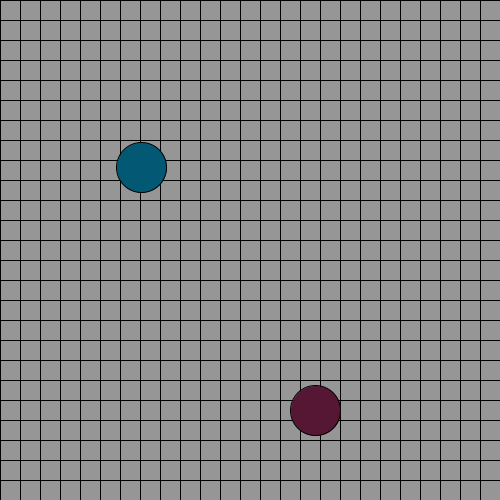
Frame 1 (no input)
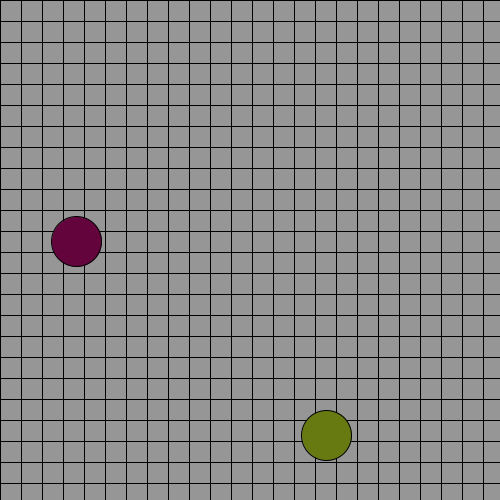
Frame 60 (the mouse pressed at the canvas centre just before this capture)
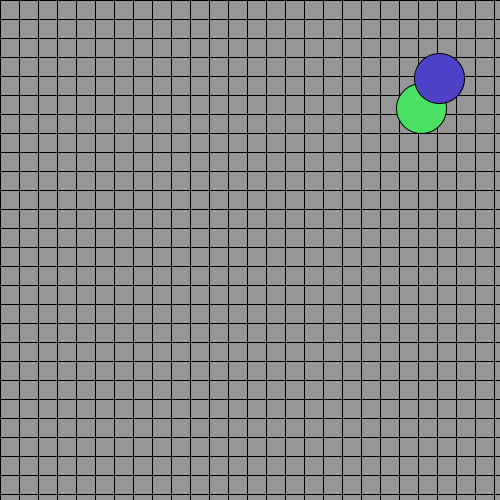
Frame 120 (the mouse held since frame 60 and released just before this capture)

The Processing sketch that drew these frames (run headless with seeded random() and noise(); from frame 60 on, the mouse is pressed at the canvas centre):

// Processing sketch: processing_41938
// ── processing_41938.pde

float x, xTwo, xVel, xVelTwo;
float y, yTwo, yVel, yVelTwo;
int q; //size of rectangle
int r,g,b; //colors for ball one
int rTwo,gTwo,bTwo; //colors for ball two

void setup()
{
  smooth();
  size(500,500);
  q = 20;
  
  x = random(25,475);
  xTwo = random(25,475);
  xVel = random(1,10);
  xVelTwo = random(1,10);
  
  y = random(25, 475);
  yTwo = random(25, 475);
  yVel = random(1,10);
  yVelTwo = random(1,10);


  r = int(random(0,255));  
  g = int(random(0,255));
  b = int(random(0,255));
  rTwo = int(random(0,255));  
  gTwo = int(random(0,255));
  bTwo = int(random(0,255));
}

void draw()
{

  background(150);
  noFill();
  for(int i = 0; i < 500; i+=q)
  { 
    for(int j = 0; j < 500; j+=q)
    {
      rect(i,j,q,q); 
    }
  }
  
  fill(r,g,b);
  ellipse(x,y,50,50);
  fill(rTwo,gTwo,bTwo);
  ellipse(xTwo,yTwo,50,50);
  
  x = x + xVel;
  y = y + yVel;
  
  xTwo = xTwo + xVelTwo;
  yTwo = yTwo + yVelTwo;

  if(x < 25 || x > 475)
  {
    xVel= -xVel;
    q--;
    r = int(random(0,255));  
    g = int(random(0,255));
    b = int(random(0,255));
  }
  
  if(y < 25 || y > 475)
  {
     yVel= -yVel;
     q++;
     r = int(random(0,255));  
     g = int(random(0,255));
     b = int(random(0,255));
  }
  
    if(xTwo < 25 || xTwo > 475)
  {
     xVelTwo= -xVelTwo;
     q--;
    rTwo = int(random(0,255));  
    gTwo = int(random(0,255));
    bTwo = int(random(0,255));
  }
  
  if(yTwo < 25 || yTwo > 475)
  {
     yVelTwo= -yVelTwo;
     q++;
     rTwo = int(random(0,255));  
     gTwo = int(random(0,255));
     bTwo = int(random(0,255));
  }
  

}
